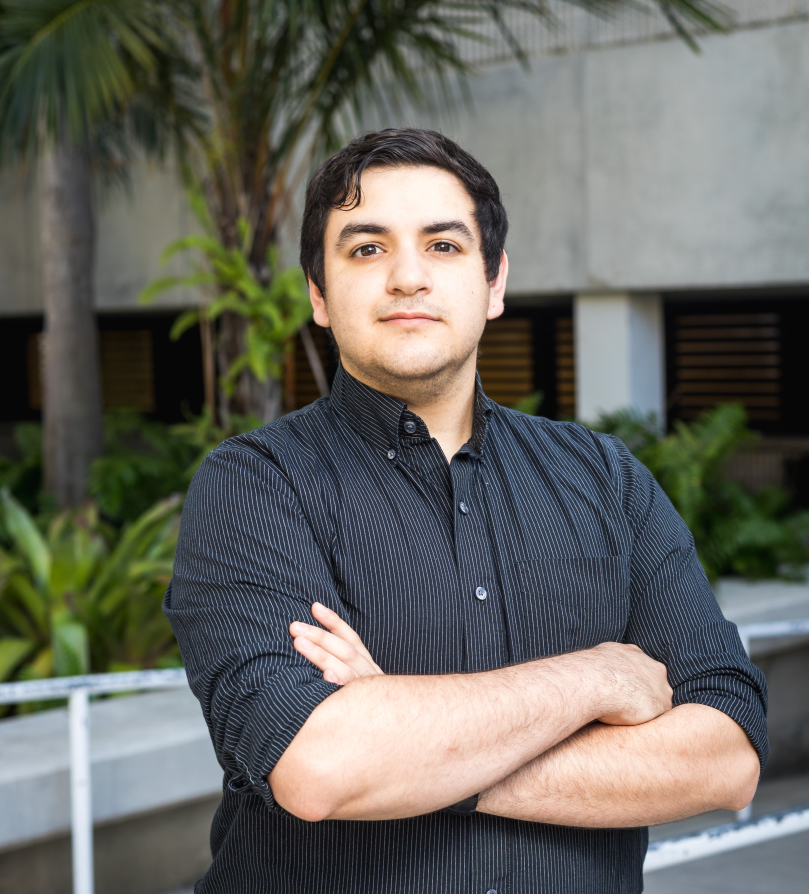
#> input picture assets/images/team/PSY-PatricioVieraPerez3.jpg, 4045 x 4469 px (shown at 1/5 size); its folder holds 4 pictures in this run
$ jupyter execute Untitled.ipynb
#> lines starting #> are read from the running program, lines starting #| are printed output that depends on the picture; long printed decimals are rounded
[cell 1]
from glob import glob
import os
import cv2
import numpy as np

[cell 2]
files = sorted(glob('assets/images/team/*-*'))
for f in files:
    print(os.path.basename(f))
    img = cv2.imread(f)
#> img is the input picture: shape (4469, 4045, 3); mean B, G, R 96.7, 103.2, 103.5
    img_shape = img.shape[:2]
#> img_shape = (4469, 4045)
    print(img_shape)
#| (4469, 4045)

    if np.min(img_shape) > 200:
        scale_percent = 200 / np.min(img_shape)
#> scale_percent = 0.0494
    elif np.min(img_shape) < 200:
        scale_percent = 200 / np.min(img_shape)
    else:
        scale_percent = None

    if scale_percent is not None:
        print(scale_percent)
#| 0.04944
        # must be resized
        width = int(img.shape[1] * scale_percent)
#> width = 200
        height = int(img.shape[0] * scale_percent)
#> height = 220
        print((width, height))
#| (200, 220)
        img = cv2.resize(img, dsize=(width, height), interpolation=cv2.INTER_LINEAR)
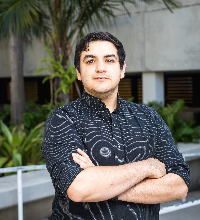
#> img: shape (220, 200, 3); mean B, G, R 96.8, 103.3, 103.6
        cv2.imwrite(f, img)
#> pass 2 of the loop `for f in files:`:
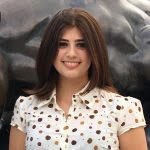
#> input picture assets/images/team/alexandra-moor.jpg, 150 x 150 px
#> img is the input picture: shape (150, 150, 3); mean B, G, R 109.4, 117, 131
#| (150, 150)
#| 1.333
#| (200, 200)
#> `img = cv2.resize(img, dsize=(width, height), interpolation=cv2.INTER_L..`:
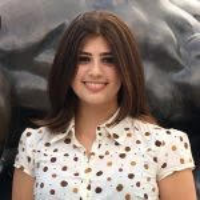
#> img: shape (200, 200, 3); mean B, G, R 109.3, 116.9, 130.9
